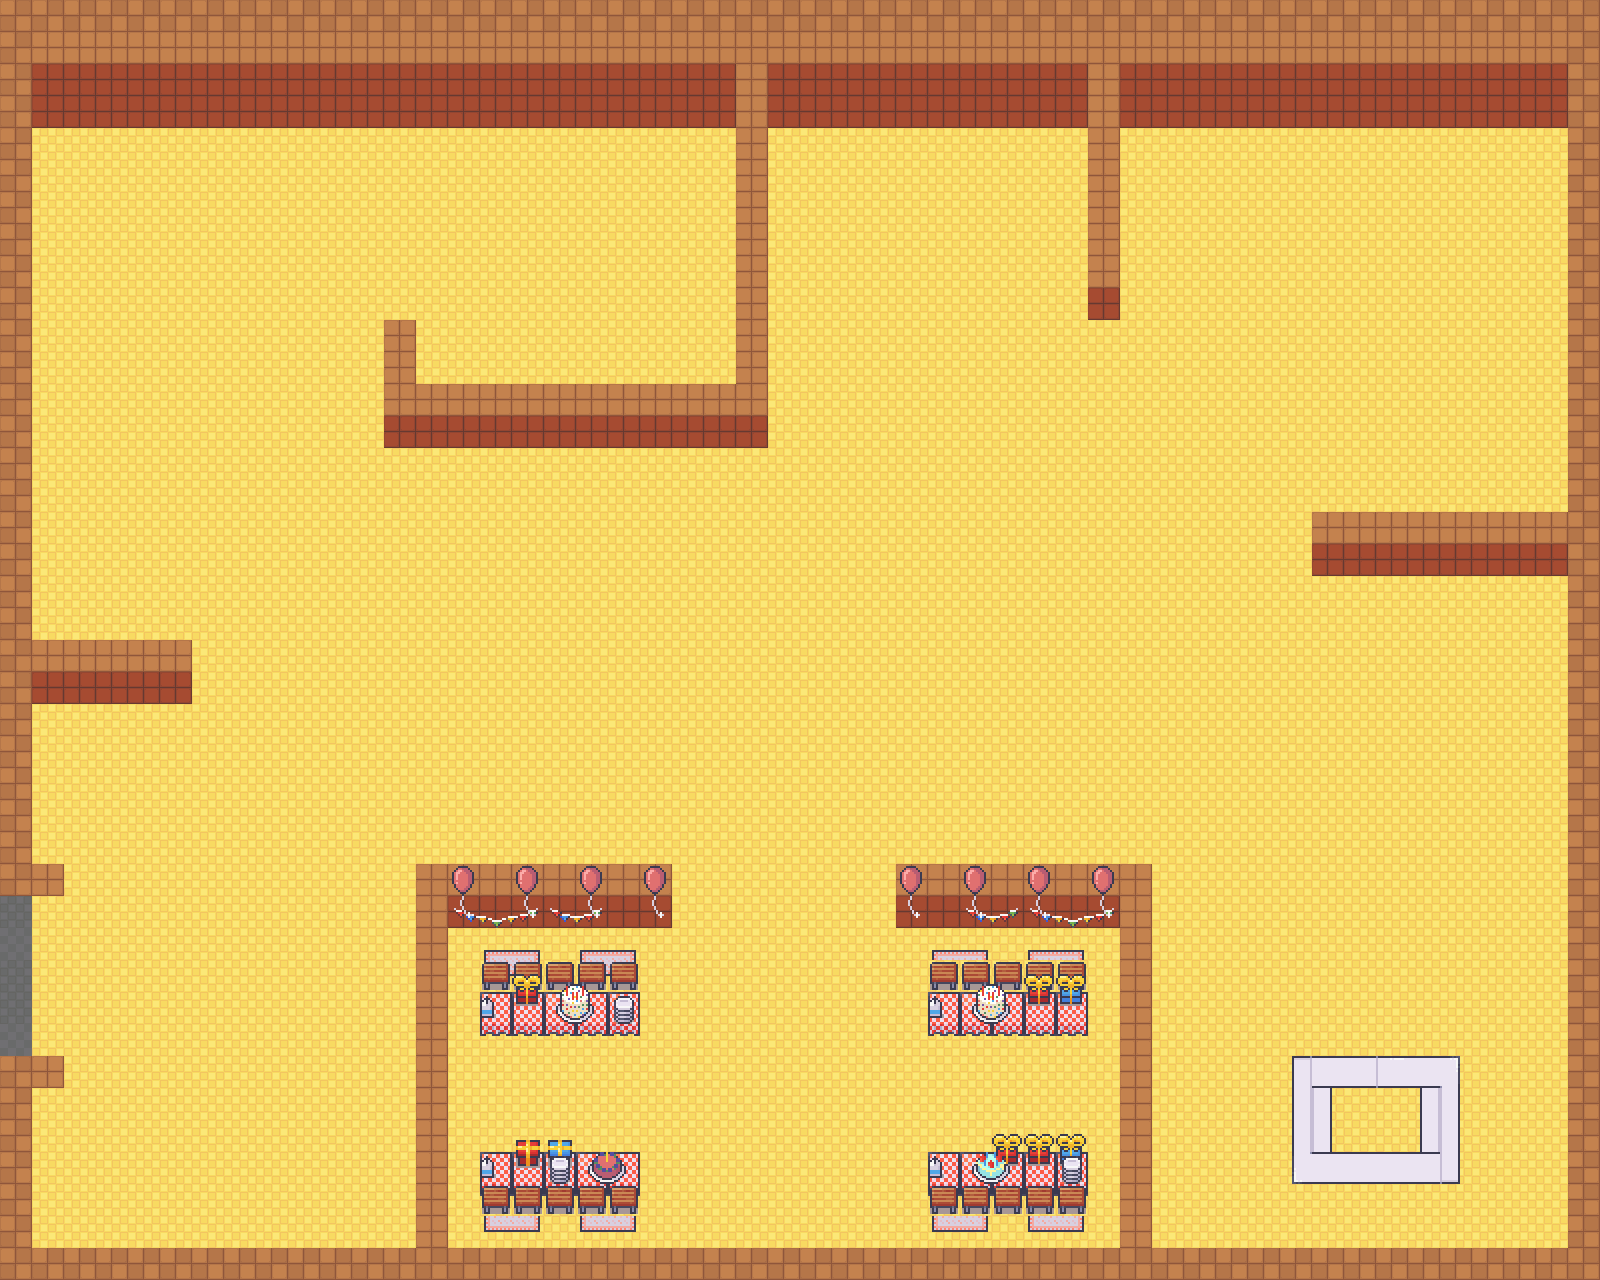

A level layout from a 2D game, rendered from its tile map. Below: a short description, then the map file with tile-grid data replaced by summaries:
An orthogonal 50x40 tile map with 32x32 px tiles, 4 tile layers (Tile Layer 1, groundlayer, platformlayer, uplayer), 4 tilesets.

<map version="1.10" tiledversion="1.10.2" orientation="orthogonal" renderorder="right-down" width="50" height="40" tilewidth="32" tileheight="32" infinite="0" nextlayerid="5" nextobjectid="1">
 <tileset firstgid="1" name="gather_floors_2_exploration" tilewidth="32" tileheight="32" tilecount="8160" columns="60">
  <image source="gather_floors_2_exploration.png" width="1920" height="4352" />
 </tileset>
 <tileset firstgid="8161" name="12_Kitchen_32x32" tilewidth="32" tileheight="32" tilecount="784" columns="16">
  <image source="12_Kitchen_32x32.png" width="512" height="1568" />
 </tileset>
 <tileset firstgid="8945" name="10_Birthday_party_32x32" tilewidth="32" tileheight="32" tilecount="84" columns="12">
  <image source="10_Birthday_party_32x32.png" width="384" height="224" />
 </tileset>
 <tileset firstgid="9029" name="food" tilewidth="32" tileheight="32" tilecount="1024" columns="32">
  <image source="food.png" width="1024" height="1024" />
 </tileset>
 <layer id="1" name="Tile Layer 1" width="50" height="40">
  <data>[2000 cells, 2000 non-empty, 5 distinct tile ids]</data>
 </layer>
 <layer id="2" name="groundlayer" width="50" height="40">
  <data>[2000 cells, 80 non-empty, 18 distinct tile ids]</data>
 </layer>
 <layer id="3" name="platformlayer" width="50" height="40">
  <data>[2000 cells, 62 non-empty, 16 distinct tile ids]</data>
 </layer>
 <layer id="4" name="uplayer" width="50" height="40">
  <data>[2000 cells, 26 non-empty, 15 distinct tile ids]</data>
 </layer>
</map>
